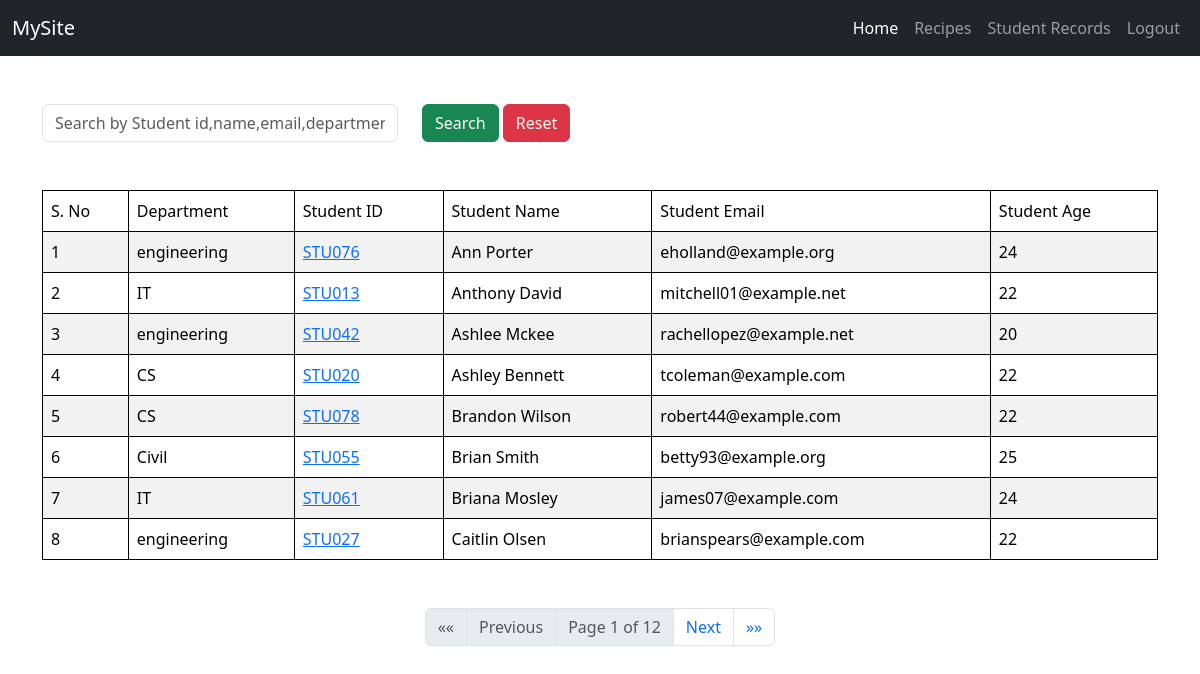
Screenshot of /student/ (signed in) with the database file from the repository.
### vege/models.py (models this page shows, shortened)
class Student(models.Model):
    department= models.ForeignKey(Department, related_name="depart",on_delete=models.CASCADE)
    student_id = models.OneToOneField(StudentID,related_name="studentid",on_delete=models.CASCADE)
    student_name = models.CharField(max_length=100)
    student_email  = models.EmailField(unique=True)
    student_age = models.IntegerField(default=18)
    student_address = models.TextField()
    is_deleted = models.BooleanField(default=False)
    objects = StudentsManager()
    admin_objects = models.Manager()
    class Meta:
        ordering = ['student_name']
        verbose_name = "student"

class Department(models.Model):
    department = models.CharField(max_length=100)
    class Meta:
        ordering = ['department']

class StudentID(models.Model):
    student_id = models.CharField(max_length=100)
    def __str__(self):
        return self.student_id

### vege/views.py (the view, shortened to what this page needs)
# urls.py: path('student/',get_student,name="get_student"),
@login_required(login_url='/login/')
def get_student(request):
    queryset = Student.objects.all()
    if request.GET.get('reset'):
        queryset = Student.objects.all()
    paginator = Paginator(queryset, 8)  # Show 8 contacts per page.
    page_number = request.GET.get("page",1)
    page_obj = paginator.get_page(page_number)
    context ={'queryset':page_obj}
    return render(request,'report/student.html',context)

### vege/models.py (called while the page is built)
    def get_queryset(self):
        return super().get_queryset().filter(is_deleted=False)

### vege/templates/report/student.html (shortened to what this page needs)
{%extends "base.html" %}
{%block body%}
<div class="container mt-5">
    <form>
        <div class="row">
            <div class="col-md-4">
                <input class="form-control" type="text" placeholder="Search by Student id,name,email,department" name="Search">
            </div>
            <div class="col-md-4">
                <button type="submit" class="btn btn-success">Search</button>
                <button type="submit" class="btn btn-danger" name="reset">Reset</button>
            </div>
        </div>
    </form>
</div>
<div class="container mt-5">
    <table class="table table-striped">
        <thead>
            <tr>
                <td>S. No</td>
                <td>Department</td>
                <td>Student ID</td>
                <td>Student Name</td>
                <td>Student Email</td>
                <td>Student Age</td>
            </tr>
        </thead>
        <tbody>
            {% for student in queryset%}
            <tr>
                <td>{{forloop.counter}}</td>
                <td>{{student.department.department}}</td>
                <td><a href="{%url 'see_marks' student.student_id%}">{{student.student_id}}</a>
                </td>
                <td>{{student.student_name}}</td>
                <td>{{student.student_email}}</td>
                <td>{{student.student_age}}</td>
            </tr>
            {%endfor%}
        </tbody>
    </table>
</div>
<div class="container mt-5">
    <nav aria-label="Page navigation">
        <ul class="pagination justify-content-center">
            {% if queryset.has_previous %}
                <li class="page-item">
                    <a class="page-link" href="?page=1" aria-label="First">
                        <span aria-hidden="true">&laquo;&laquo;</span>
                    </a>
                </li>
                <li class="page-item">
                    <a class="page-link" href="?page={{ queryset.previous_page_number }}">Previous</a>
                </li>
            {% else %}
                <li class="page-item disabled">
                    <span class="page-link">&laquo;&laquo;</span>
                </li>
                <li class="page-item disabled">
                    <span class="page-link">Previous</span>
                </li>
            {% endif %}
            <li class="page-item disabled">
                <span class="page-link">
                    Page {{ queryset.number }} of {{ queryset.paginator.num_pages }}
                </span>
            </li>
            {% if queryset.has_next %}
                <li class="page-item">
                    <a class="page-link" href="?page={{ queryset.next_page_number }}">Next</a>
                </li>
                <li class="page-item">
                    <a class="page-link" href="?page={{ queryset.paginator.num_pages }}" aria-label="Last">
                        <span aria-hidden="true">&raquo;&raquo;</span>
                    </a>
                </li>
            {% endif %}
        </ul>
    </nav>
</div>
{%endblock%}

### home/templates/base.html (shortened to what this page needs)
<!DOCTYPE html>
<html lang="en">
<head>
    <link href="https://cdn.jsdelivr.net/npm/bootstrap@5.3.5/dist/css/bootstrap.min.css" rel="stylesheet">
</head>
<body>
    <nav class="navbar navbar-expand-lg navbar-dark bg-dark">
        <div class="container-fluid">
          <a class="navbar-brand" href="#">MySite</a>
          <div class="collapse navbar-collapse" id="navbarNav">
            <ul class="navbar-nav ms-auto">
              <li class="nav-item">
                <a class="nav-link active" aria-current="page" href="/">Home</a>
              </li>
              {% if request.user.is_authenticated%}
              <li class="nav-item">
                <a class="nav-link" href="/recipes/">Recipes</a>
              </li>
              {%endif%}
              {% if request.user.is_authenticated%}
              <li class="nav-item">
                <a class="nav-link" href="/student/">Student Records</a>
              </li>
              {%endif%}
              {% if request.user.is_authenticated%}
               <li class="nav-item">
                <a class="nav-link" href="/logout/"  onclick="return confirm('Do you want to logout?')">Logout</a>
              </li>
              {%else%}
              <li class="nav-item">
                <a class="nav-link" href="/login/">Login</a>
              </li>
              {%endif%}
            </ul>
          </div>
        </div>
      </nav>
    {%block body%}{%endblock%}
</body>
</html>

### home/templates/base.html (style rules this page uses)
table,tr,td,th { border: 1px black solid; }

### rows the page displays
Student: department.department "engineering", student_id "STU076", student_name "Ann Porter", student_email "eholland@example.org", student_age "24"
Student: department.department "IT", student_id "STU013", student_name "Anthony David", student_email "mitchell01@example.net", student_age "22"
Student: department.department "engineering", student_id "STU042", student_name "Ashlee Mckee", student_email "rachellopez@example.net", student_age "20"
Student: department.department "CS", student_id "STU020", student_name "Ashley Bennett", student_email "tcoleman@example.com", student_age "22"
Student: department.department "CS", student_id "STU078", student_name "Brandon Wilson", student_email "robert44@example.com", student_age "22"
Student: department.department "Civil", student_id "STU055", student_name "Brian Smith", student_email "betty93@example.org", student_age "25"
Student: department.department "IT", student_id "STU061", student_name "Briana Mosley", student_email "james07@example.com", student_age "24"
Student: department.department "engineering", student_id "STU027", student_name "Caitlin Olsen", student_email "brianspears@example.com", student_age "22"

### other values shown
{{ queryset.number }} "1"
{{ queryset.paginator.num_pages }} "12"
